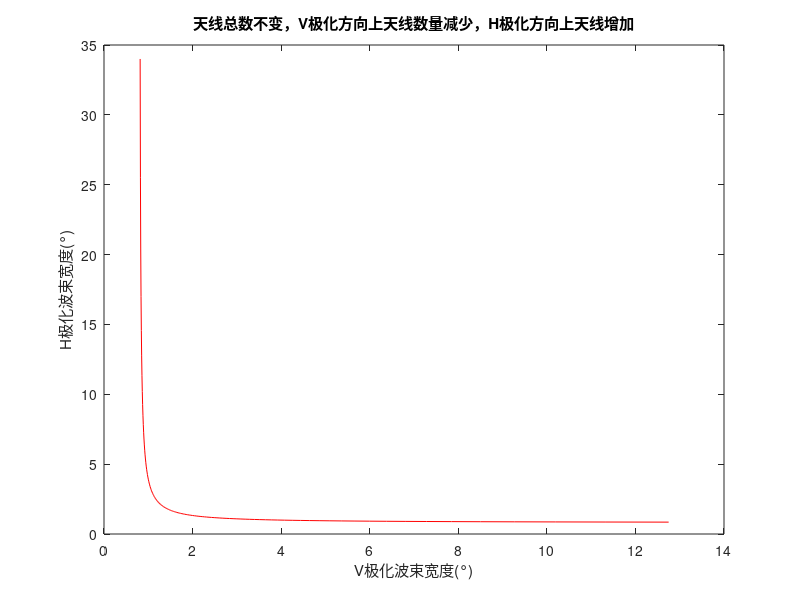

Reproduce this figure in MATLAB.
%%极化分辨率和波束分辨率的关系图
clc;
clear;
lamda=0.03;          %波长为0.03米
d=1/2*lamda;        %阵元间距与波长的关系
theta0=0;%来波方向
antenna_num = 128;

% 初始化空数组
antenna_num_h = [];
antenna_num_h = [];
beta_half_h = [];
beta_half_h = [];
j=1;

%求分辨率
for i = 3:120
    antenna_num_h(j) = i;
    antenna_num_v(j) =antenna_num-antenna_num_h(j);
    beta_half_h(j)=(1/cos(theta0))*51*(lamda/d)/antenna_num_h(j);
    beta_half_v(j)=(1/cos(theta0))*51*(lamda/d)/antenna_num_v(j);
    j=j+1;
end

%画图,横坐标应该是波束分辨率,随着天线的减少，波束宽度变宽，波束分辨率降低；纵坐标应该是极化分辨率，随着天线数量的增加，波束宽度变窄，极化分辨率增加
plot(beta_half_v,beta_half_h,'r')
title('天线总数不变，V极化方向上天线数量减少，H极化方向上天线增加');
xlabel('V极化波束宽度(°)');
ylabel('H极化波束宽度(°)');

